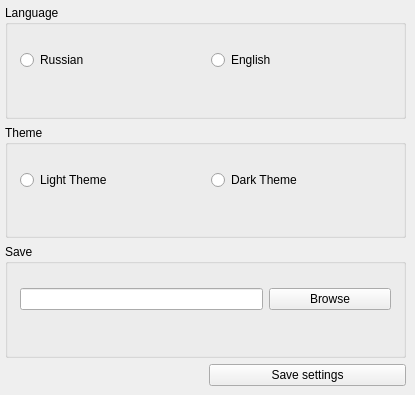
<?xml version="1.0" encoding="UTF-8"?>
<ui version="4.0">
 <class>SettingsWindow</class>
 <widget class="QWidget" name="SettingsWindow">
  <property name="geometry">
   <rect>
    <x>0</x>
    <y>0</y>
    <width>415</width>
    <height>395</height>
   </rect>
  </property>
  <property name="minimumSize">
   <size>
    <width>415</width>
    <height>395</height>
   </size>
  </property>
  <property name="maximumSize">
   <size>
    <width>415</width>
    <height>395</height>
   </size>
  </property>
  <property name="windowTitle">
   <string>Settings</string>
  </property>
  <widget class="QWidget" name="gridLayoutWidget">
   <property name="geometry">
    <rect>
     <x>0</x>
     <y>0</y>
     <width>411</width>
     <height>391</height>
    </rect>
   </property>
   <layout class="QGridLayout" name="gridLayout" columnstretch="1,1">
    <property name="sizeConstraint">
     <enum>QLayout::SetNoConstraint</enum>
    </property>
    <property name="leftMargin">
     <number>5</number>
    </property>
    <property name="topMargin">
     <number>5</number>
    </property>
    <property name="rightMargin">
     <number>5</number>
    </property>
    <property name="bottomMargin">
     <number>5</number>
    </property>
    <item row="3" column="1">
     <widget class="QPushButton" name="pushButton_Save_Settings">
      <property name="text">
       <string>Save settings</string>
      </property>
     </widget>
    </item>
    <item row="3" column="0">
     <spacer name="horizontalSpacer">
      <property name="orientation">
       <enum>Qt::Horizontal</enum>
      </property>
      <property name="sizeHint" stdset="0">
       <size>
        <width>40</width>
        <height>20</height>
       </size>
      </property>
     </spacer>
    </item>
    <item row="1" column="0" colspan="2">
     <widget class="QGroupBox" name="groupBox_Theme">
      <property name="title">
       <string>Theme</string>
      </property>
      <widget class="QWidget" name="horizontalLayoutWidget_2">
       <property name="geometry">
        <rect>
         <x>10</x>
         <y>20</y>
         <width>381</width>
         <height>71</height>
        </rect>
       </property>
       <layout class="QHBoxLayout" name="horizontalLayout_2">
        <property name="leftMargin">
         <number>5</number>
        </property>
        <item>
         <widget class="QRadioButton" name="radioButton_LightTheme">
          <property name="text">
           <string>Light Theme</string>
          </property>
         </widget>
        </item>
        <item>
         <widget class="QRadioButton" name="radioButton_DarkTheme">
          <property name="text">
           <string>Dark Theme</string>
          </property>
         </widget>
        </item>
       </layout>
      </widget>
     </widget>
    </item>
    <item row="0" column="0" colspan="2">
     <widget class="QGroupBox" name="groupBox_Language">
      <property name="title">
       <string>Language</string>
      </property>
      <widget class="QWidget" name="horizontalLayoutWidget">
       <property name="geometry">
        <rect>
         <x>10</x>
         <y>20</y>
         <width>381</width>
         <height>71</height>
        </rect>
       </property>
       <layout class="QHBoxLayout" name="horizontalLayout">
        <property name="leftMargin">
         <number>5</number>
        </property>
        <item>
         <widget class="QRadioButton" name="radioButton_Russian">
          <property name="text">
           <string>Russian</string>
          </property>
         </widget>
        </item>
        <item>
         <widget class="QRadioButton" name="radioButton_English">
          <property name="text">
           <string>English</string>
          </property>
         </widget>
        </item>
       </layout>
      </widget>
     </widget>
    </item>
    <item row="2" column="0" colspan="2">
     <widget class="QGroupBox" name="groupBox_Save">
      <property name="title">
       <string>Save</string>
      </property>
      <widget class="QWidget" name="horizontalLayoutWidget_3">
       <property name="geometry">
        <rect>
         <x>10</x>
         <y>20</y>
         <width>381</width>
         <height>71</height>
        </rect>
       </property>
       <layout class="QHBoxLayout" name="horizontalLayout_3" stretch="2,1">
        <property name="leftMargin">
         <number>5</number>
        </property>
        <property name="rightMargin">
         <number>5</number>
        </property>
        <item>
         <widget class="QLineEdit" name="lineEdit_Save"/>
        </item>
        <item>
         <widget class="QPushButton" name="pushButton_Browse">
          <property name="text">
           <string>Browse</string>
          </property>
         </widget>
        </item>
       </layout>
      </widget>
     </widget>
    </item>
   </layout>
  </widget>
 </widget>
 <resources/>
 <connections/>
</ui>
